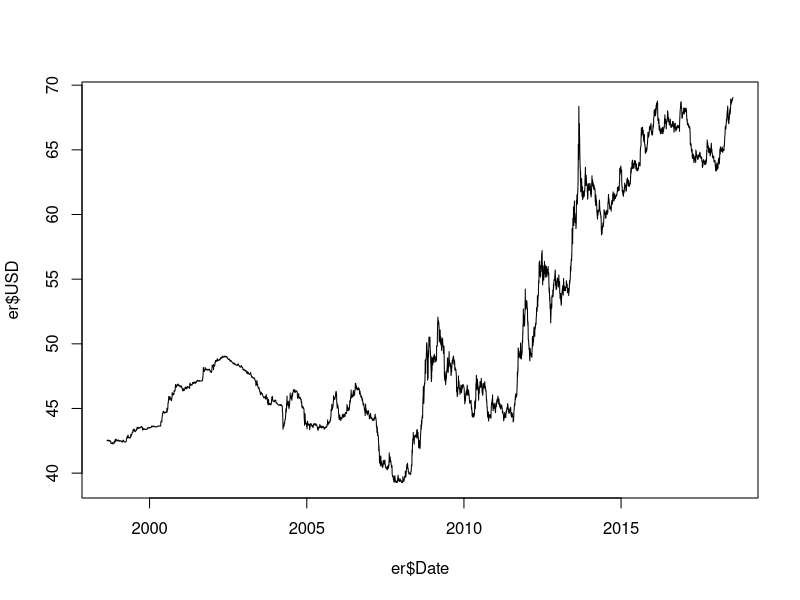
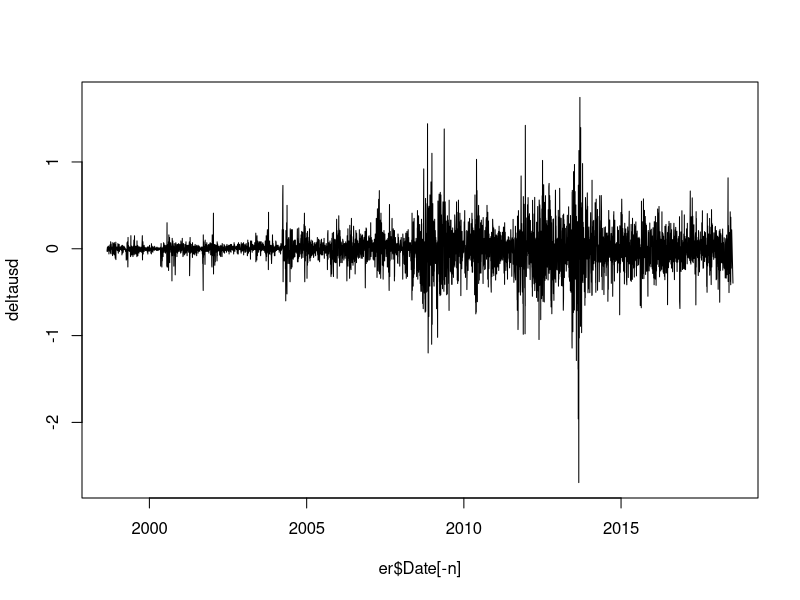
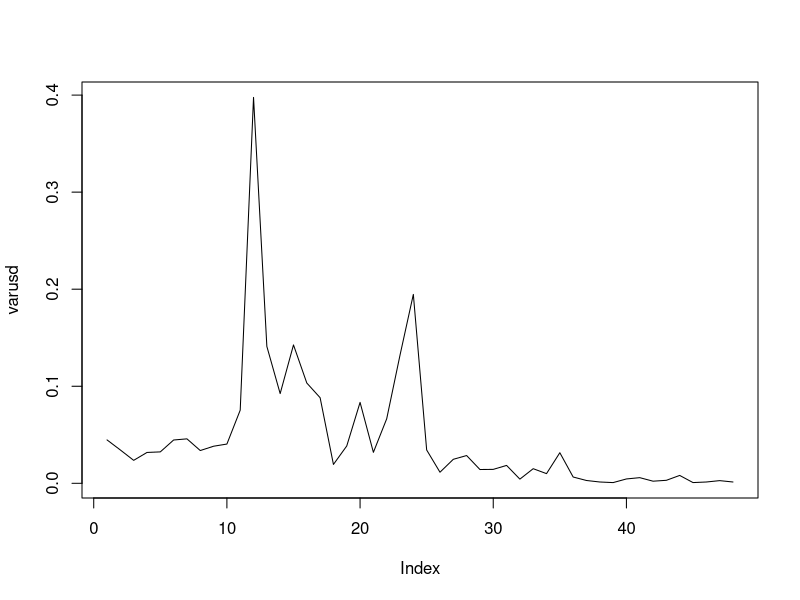
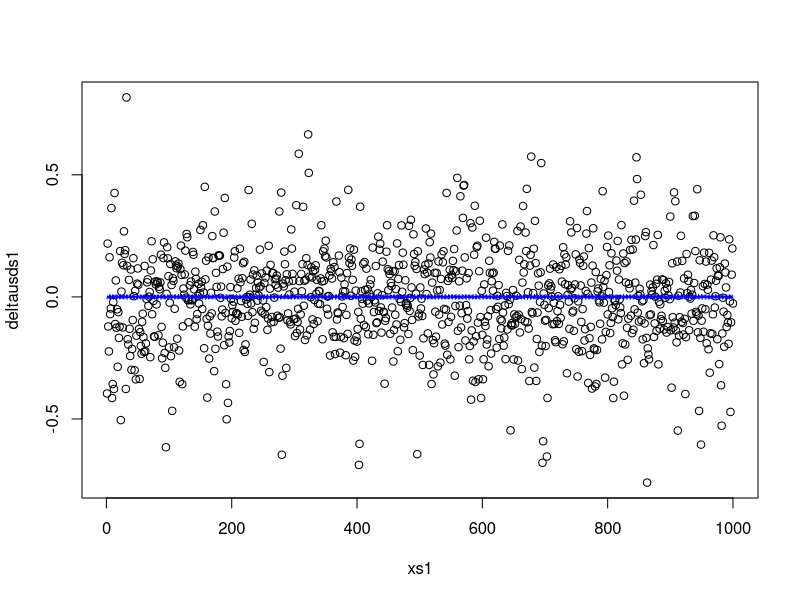
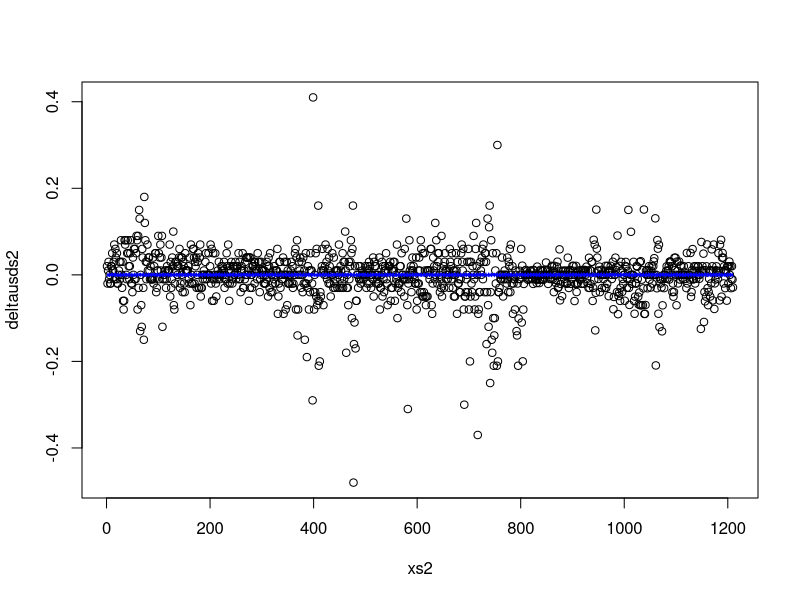

These figures' R source, in order: (Note: a time limit stopped this script after it produced the figures.)
# ================= Estimation of INR-USD Exchange Rate ================= #

# The loading of dataset from the xls file can be done easily with the
# read_excel function in the readxl package. The date variable is in character
# format, and is converted to the date-datatype in R.
library(readxl)
er <- read_excel("Exchange Rate Daily.xls")
er$Date <- as.Date(er$Date, format = "%d/%m/%Y")

# The number of observations can be found with the length of first column.
n <- length(er[[1]])

# The supposedly volatile data can be first-order differenced, and is then
# plotted.
deltausd <- diff(er$USD)
plot(er$Date, er$USD, type="l")
plot(er$Date[-n], deltausd, type="l")

# --------------------- 1. Splitting Dataset --------------------- #

# The calculation of change in variance from period to period is done with
# breaking the data in several small intervals. The plot gives us a visual
# representation of how the variance of several periods in the data is
# significantly different.

varusd <- NULL
br <- 100

for (i in 1:(n/br))
{
  varusd[i] <- var(
    deltausd[
      ((br*(i-1))+1) : (br*i)
    ]
  )
}

plot(varusd, type="l")

# Now, the data seems to begin with unstable variance at 10th break, which then
# ends at 37th break. However, at 25th break, the unstability seems to change.
# The data is splitted into two stable periods at both ends, and into two
# volatile periods in between them.

deltausds1 <- deltausd[1:(10*br)]
deltausdv1 <- deltausd[(10*br + 1):(25*br - 1)]
deltausdv2 <- deltausd[(25*br):(36*br - 1)]
deltausds2 <- deltausd[(36*br):n-1]

xs1 <- 1:length(deltausds1)
xv1 <- 1:length(deltausdv1)
xv2 <- 1:length(deltausdv2)
xs2 <- 1:length(deltausds2)





# ------------------ 2. Estimating Stable Periods ------------------ #

# The estimation of the first period

# The nls method requires initial parameters, which are provided after some
# trials
init_parameters_stable1 <- list(alpha = 1, beta = 10)

# Note again that the wf_iteration is 1 in the stable periods.
model_nls_stable1 <- nls(
  deltausds1 ~ alpha*cos(beta*xs1),
  start = init_parameters_stable1
)
summary(model_nls_stable1)

# The line function plots the difference between actual trend and fitted model
plot(xs1, deltausds1)
lines(xs1, fitted(model_nls_stable1), col = 'blue')

# Residual generation of the first period
resids1 <- deltausds1 - fitted(model_nls_stable1)









# The estimation of the second period, similar to the first one

init_parameters_stable2 <- list(alpha = 0.5, beta = 10)

# The model
model_nls_stable2 <- nls(
  deltausds2 ~ alpha*cos(beta*xs2),
  start = init_parameters_stable2
)
summary(model_nls_stable2)

# The line function plots the difference between actual trend and fitted model
plot(xs2, deltausds2)
lines(xs2, fitted(model_nls_stable2), col = 'blue')

# Residual generation in the second period
resids2 <- deltausds2 - fitted(model_nls_stable2)








# ------------------ 3. Estimating Volatile Periods ------------------ #

wf <- function(x, wf_iterations, a, b)
{
  v <- NULL
  for(j in 1:wf_iterations)
  {
    v[j] <- (a^j)*cos((b^j)*x)
  }
  return(sum(v))
}

# The volatile data is standardized here. Considering that the residuals are
# more or less stable throughout the data, we take the standard deviation of
# the first period residual, and standardize the volatile data with that value.

deltausdv_std1 <- deltausdv1/sd(resids1)
deltausdv_std2 <- deltausdv2/sd(resids2)

est_function_volatile1 <- function(parameters) {
  
  # Generating y-variable according to the Weierstrass function - first and
  # second parameters are a and b while third one is the wf_iteration
  y <- NULL
  for (i in 1:length(xv1)) {
    y[i] <- wf(i,parameters[1],parameters[2],parameters[3])
  }
  
  # Note that the standardized volatile data is used in estimation
  return( sum( (deltausdv_std1 - y)^2 ) )
}

# The setup to find the required coefficients are below.

val <- NULL
for (i in seq(0,10, by = 2))
{
  for (j in seq(0,10, by = 2))
  {
    for (k in 2:20)
    {
      temp_est <- optim(c(k,i,j) , est_function_volatile1)
      val <- rbind(  val,  c(temp_est$par,temp_est$value) )
    }
  }
}

# The parameters with the minimum residual sum squared according to the optim
# function.
est_parameters_volatile1 <- val[val[,4] == min(val[,4])][1:3]
# est_parameters1 <- c(15.4369174, 0.1877411, 10.4375063)

# Estimated wf_iteration with this method
wf_iteration_est1 <- round(est_parameters_volatile1[1],0)

# Estimated y with the above parameters
y_est_volatile1 <- NULL
for (i in 1:length(xv1)) {
  y_est_volatile1[i] <- wf(i , wf_iteration_est1, est_parameters_volatile1[2], est_parameters_volatile1[3])
}

plot(xv1, deltausdv1)
lines(xv1, y_est_volatile1, col = 'blue')









est_function_volatile2 <- function(parameters) {
  
  # Generating y-variable according to the Weierstrass function - first and
  # second parameters are a and b while third one is the wf_iteration
  y <- NULL
  for (i in 1:length(xv2)) {
    y[i] <- wf(i,parameters[1],parameters[2],parameters[3])
  }
  
  # Note that the standardized volatile data is used in estimation
  return( sum( (deltausdv_std2 - y)^2 ) )
}

# The setup to find the required coefficients are below.

val <- NULL
for (i in seq(0,10, by = 2))
{
  for (j in seq(0,10, by = 2))
  {
    for (k in 2:20)
    {
      temp_est <- optim(c(k,i,j) , est_function_volatile2)
      val <- rbind(  val,  c(temp_est$par,temp_est$value) )
    }
  }
}

# The parameters with the minimum residual sum squared according to the optim
# function.
est_parameters_volatile2 <- val[val[,4] == min(val[,4])][1:3]
# est_parameters1 <- c(15.4369174, 0.1877411, 10.4375063)

# Estimated wf_iteration with this method
wf_iteration_est2 <- round(est_parameters_volatile2[1],0)

# Estimated y with the above parameters
y_est_volatile2 <- NULL
for (i in 1:length(xv2)) {
  y_est_volatile2[i] <- wf(i , wf_iteration_est2, est_parameters_volatile2[2], est_parameters_volatile2[3])
}

plot(xv2, deltausdv2)
lines(xv2, y_est_volatile2, col = 'blue')
